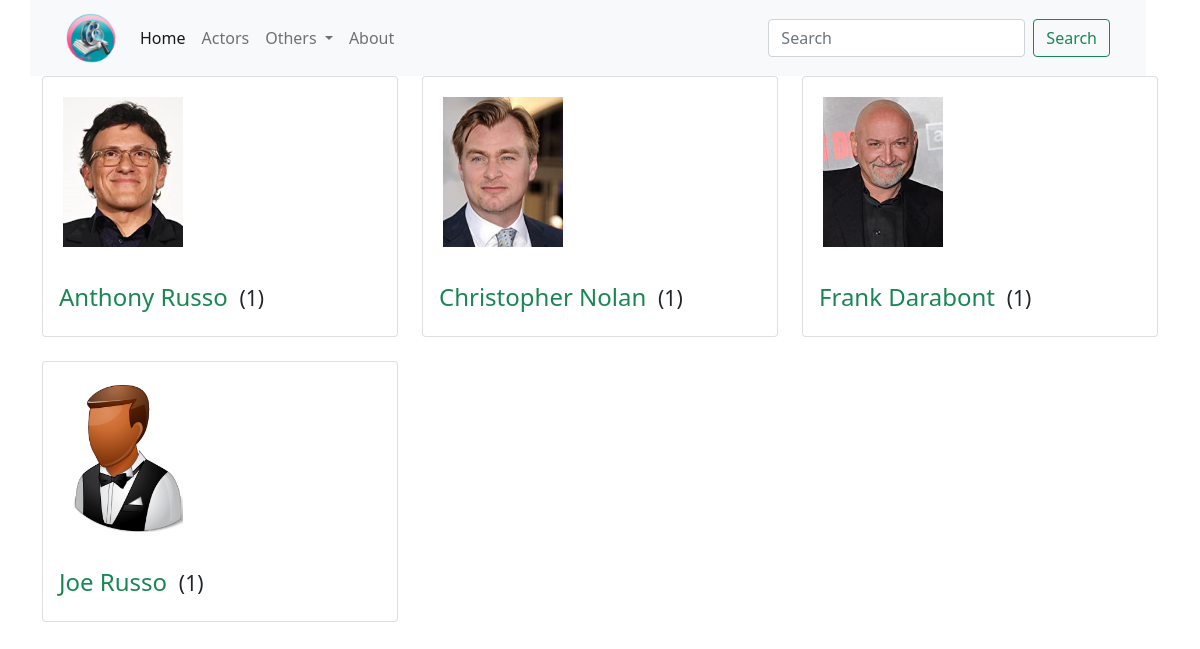
Before: /directors.php with the older database file.
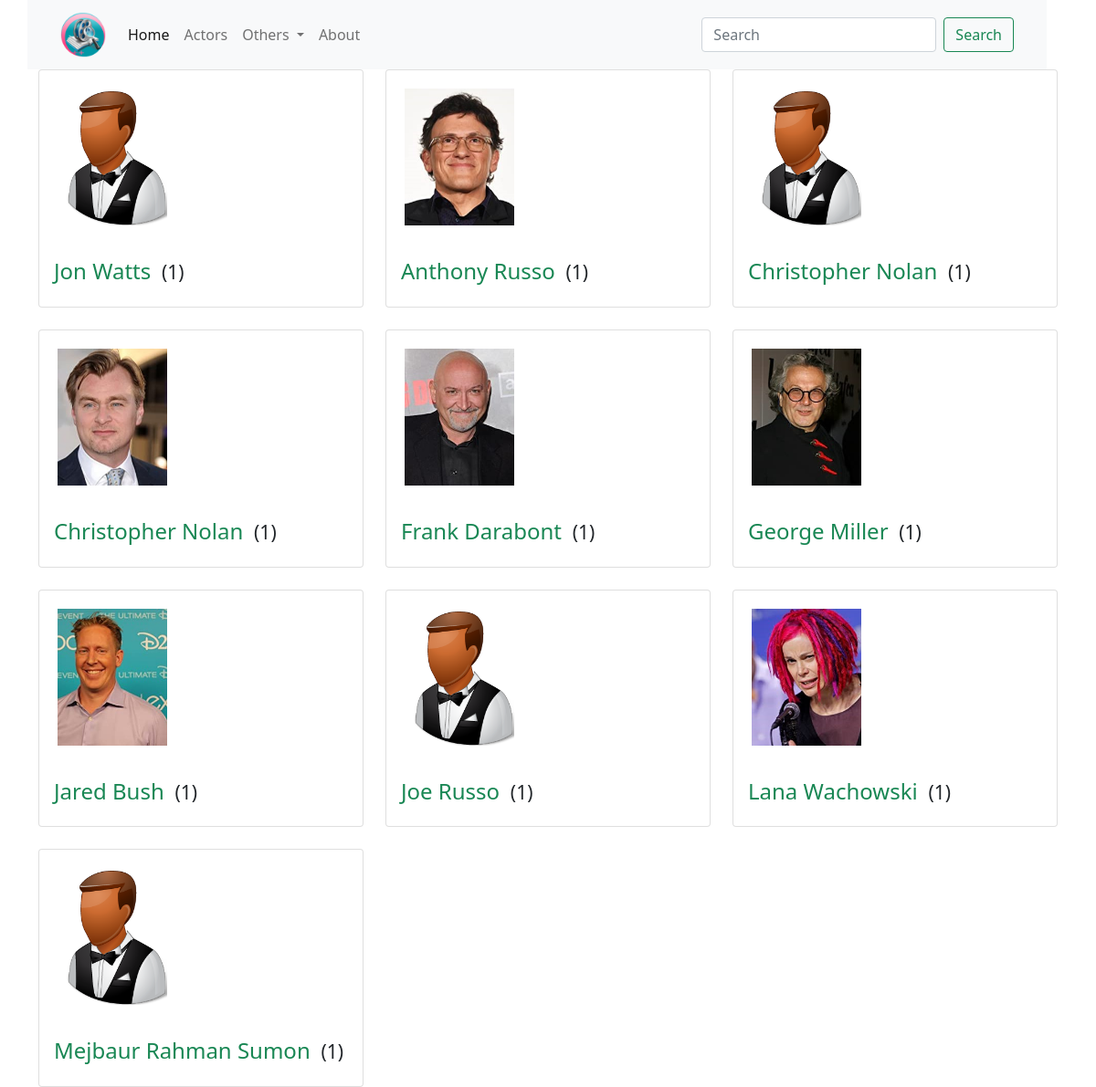
After: the same page with the newer database file.
### tables this page shows
CREATE TABLE `director` (
  `director_id` int(11) NOT NULL,
  `director_first_name` char(20) NOT NULL,
  `director_last_name` char(20) NOT NULL
);

### directors.php (the view, shortened to what this page needs)
<?php
include 'head.php';
include 'dbcon.php';
?>
<?php
include 'header.php';
?>
<div class="row row-cols-1 row-cols-md-2 row-cols-lg-3 g-4">
    <?php
    $sql = "SELECT * FROM director ORDER BY director_first_name ASC";
    $result = mysqli_query($conn, $sql);
    if (mysqli_num_rows($result) > 0) {
        while ($row = mysqli_fetch_assoc($result)) {
            $dir_id = $row['director_id'];
    ?>
            <div class="col">
                <div class="card">
                    <?php
                    if (file_exists("images/director/$dir_id.jpg"))
                        $file_name = "$dir_id.jpg";
                    else
                        $file_name = "default_male.png";
                    ?>
                    <img class="actor" src="images/director/<?php echo $file_name; ?>" class="card-img-top" alt="...">
                    <div class="card-body">
                        <h4 class="card-title"><a class="link-success text-decoration-none" href="<?php echo 'director.php?director_id=' . $dir_id; ?>"><?php echo $row['director_first_name'] . " " . $row['director_last_name']; ?></a>&nbsp;</a><small>
                                <?php
                                $sql2 = "SELECT movie_id FROM movie_direction WHERE director_id = $dir_id";
                                $res2 = mysqli_query($conn, $sql2);
                                echo "(";
                                echo mysqli_num_rows($res2);
                                echo ")";
                                ?>
                            </small></h4>
                    </div>
                </div>
            </div>
    <?php
        }
    }
    ?>
</div>
<?php
include 'foot.php';
?>

Changed rows visible on the page:
added director: director_first_name "Jon", director_last_name "Watts", mysqli_num_rows($res2) "1"
added director: director_first_name "Christopher", director_last_name "Nolan", mysqli_num_rows($res2) "1"
added director: shows a picture, director_first_name "George", director_last_name "Miller", mysqli_num_rows($res2) "1"
added director: shows a picture, director_first_name "Jared", director_last_name "Bush", mysqli_num_rows($res2) "1"
added director: shows a picture, director_first_name "Lana", director_last_name "Wachowski", mysqli_num_rows($res2) "1"
added director: director_first_name "Mejbaur", director_last_name "Rahman Sumon", mysqli_num_rows($res2) "1"
